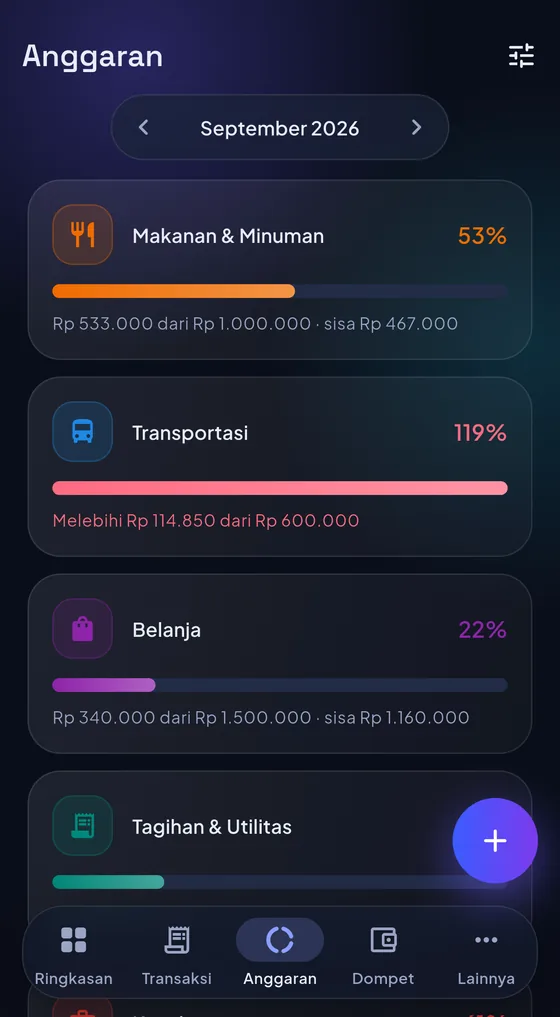
#> input picture docs/situs-beranda/img/anggaran.webp, 560 x 1017 px, given in place of 01_ringkasan.png, which was not available
$ python build_assets.py
#> lines starting #> are read from the running program, lines starting #| are printed output that depends on the picture; pictures that were not available may be replaced by others from this repository, and a replacement may not be noted
"""Membuat aset situs dari screenshot di store-assets/ (tidak di-commit).

Jalankan dari akar repo: python docs/situs-beranda/tools/build_assets.py
Keluaran ke docs/situs-beranda/img dan fonts (ini yang di-deploy).
"""
from PIL import Image
from fontTools import subset
from fontTools.ttLib import TTFont
import os

OUT = "docs/situs-beranda"
RAW = "store-assets/_raw"
ULT = "store-assets/_raw/ultimate"

# (berkas sumber, kotak potong tanpa status bar & bar navigasi, nama keluaran)
SHOTS = [
    (f"{RAW}/01_ringkasan.png", (0, 85, 1220, 2300), "ringkasan"),
    (f"{RAW}/02_transaksi.png", (0, 85, 1220, 2300), "transaksi"),
    (f"{RAW}/03_anggaran.png", (0, 85, 1220, 2300), "anggaran"),
    (f"{RAW}/06_ringkasan_proyeksi.png", (0, 85, 1220, 2300), "proyeksi"),
    (f"{RAW}/04_dompet.png", (0, 85, 1220, 2300), "dompet"),
    (f"{ULT}/U1_pengalih_buku.png", (0, 80, 1220, 2590), "buku-kas"),
    (f"{ULT}/U2_scan_ai.png", (0, 80, 1220, 2590), "scan-ai"),
    (f"{ULT}/U3_ringkasan_warung.png", (0, 80, 1220, 2590), "ringkasan-buku"),
    (f"{ULT}/U3b_ringkasan_grafik.png", (0, 80, 1220, 2590), "grafik"),
]

for src, box, name in SHOTS:
    im = Image.open(src).convert("RGB").crop(box)
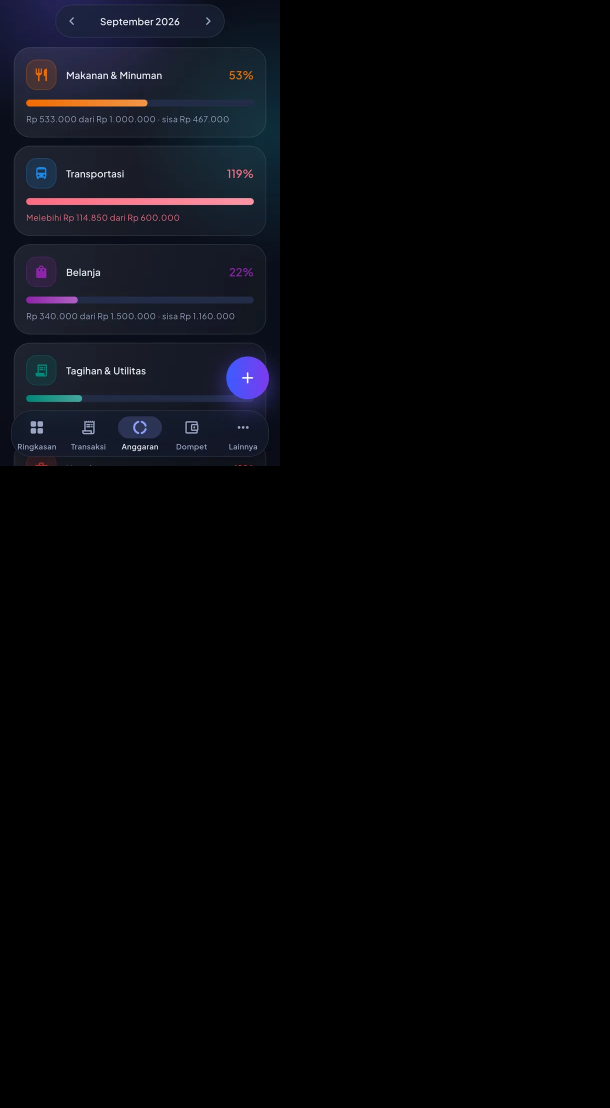
#> im: PIL image 1220x2215 RGB (shown at 1/2 size); mean R, G, B 6.3, 6.9, 10.1
    w = 560
    im = im.resize((w, round(im.height * w / im.width)), Image.LANCZOS)
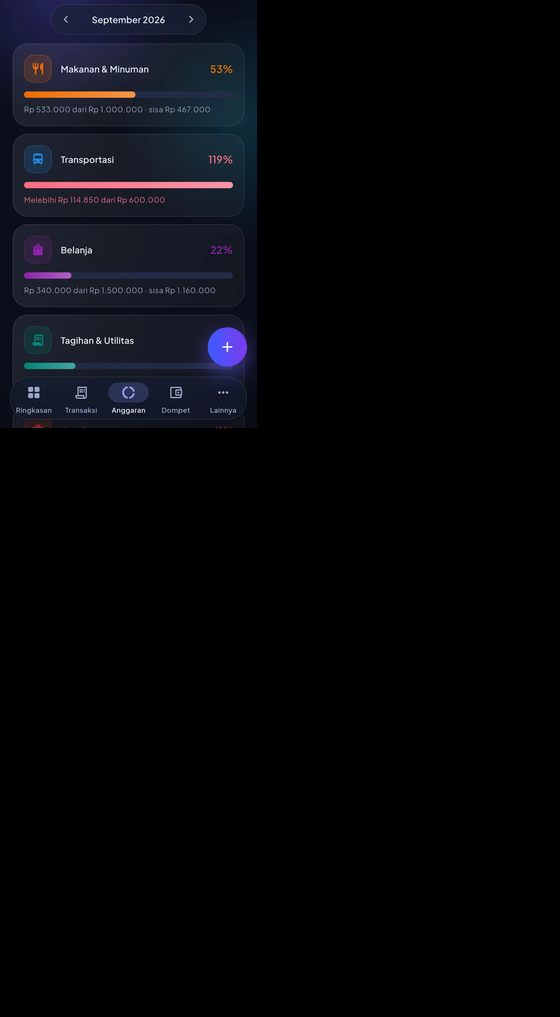
#> im: PIL image 560x1017 RGB; mean R, G, B 6.3, 6.9, 10.1
    im.save(f"{OUT}/img/{name}.webp", "WEBP", quality=82, method=6)
    print(name, im.size, os.path.getsize(f"{OUT}/img/{name}.webp") // 1024, "KB")
#| ringkasan (560, 1017) 9 KB
#> pass 2 of the loop `for src, box, name in SHOTS:`:
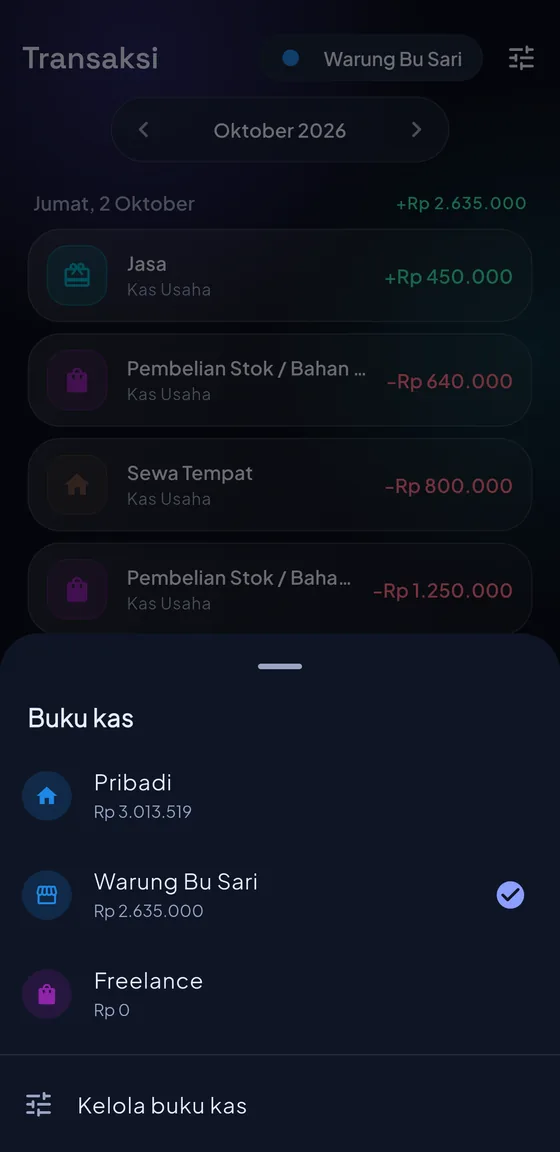
#> input picture docs/situs-beranda/img/buku-kas.webp, 560 x 1152 px, given in place of 02_transaksi.png, which was not available
#> `im = Image.open(src).convert("RGB").crop(box)`:
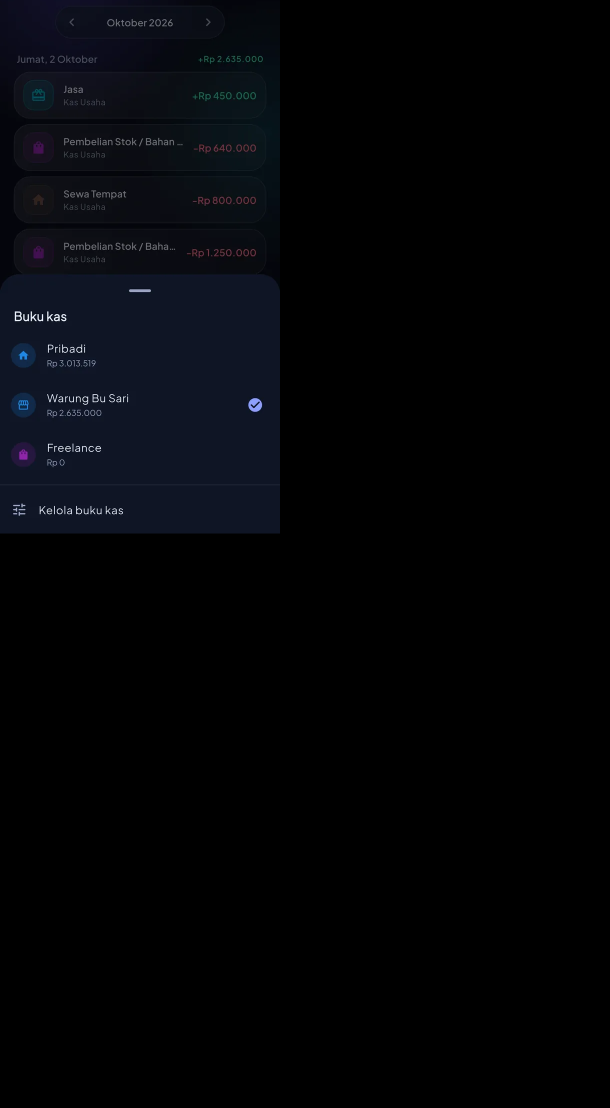
#> im: PIL image 1220x2215 RGB (shown at 1/2 size); mean R, G, B 3.4, 4.4, 7.1
#> `im = im.resize((w, round(im.height * w / im.width)), Image.LANCZOS)`:
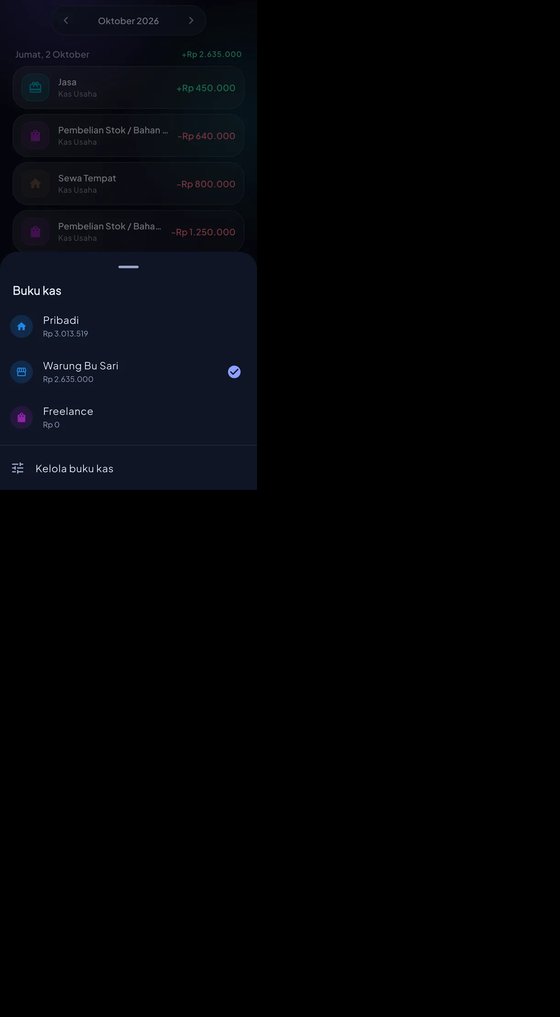
#> im: PIL image 560x1017 RGB; mean R, G, B 3.4, 4.4, 7.1
#| transaksi (560, 1017) 8 KB
#> (the run stopped early here; a loop or call above may not have finished)
